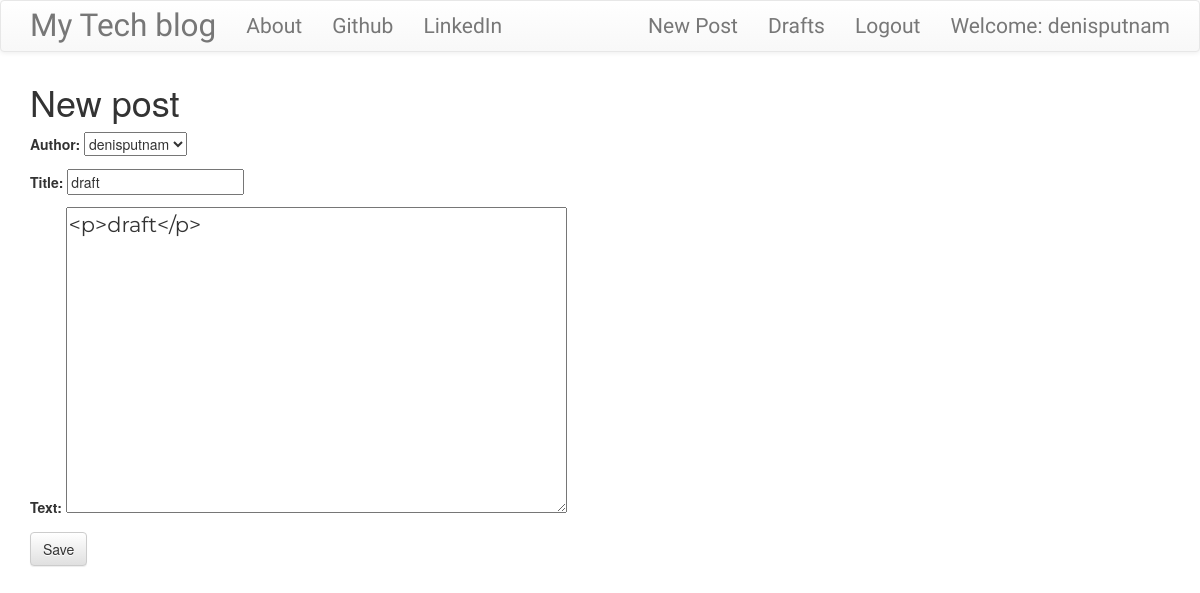
The app's page /post/5/edit/ (signed in) with its own data.
### blog/models.py (models this page shows, shortened)
class Post(models.Model):
    author: models.ForeignKey = models.ForeignKey("auth.User", on_delete=models.CASCADE)
    title: models.CharField = models.CharField(max_length=200)
    text = models.TextField()
    created_date: models.DateTimeField = models.DateTimeField(default=timezone.now)
    published_date = models.DateTimeField(blank=True, null=True)

### blog/views.py (the view)
# urls.py: path('post/<int:pk>/edit/', views.PostUpdateView.as_view(), name='post_edit'),
class PostUpdateView(LoginRequiredMixin, UpdateView):
    login_url = '/login/'
    redirect_field_name = 'blog/post_detail.html'
    form_class = PostForm
    model = Post

### blog/forms.py
class PostForm(forms.ModelForm):
    class Meta:
        model = Post
        fields = (
            "author",
            "title",
            "text",
        )
        widgets = {
            "title": forms.TextInput(attrs={"class": "textinputclass"}),
            "text": forms.Textarea(
                attrs={"class": "editable medium-editor-textarea postcontent"}
            ),
        }

### blog/templates/blog/post_form.html (shortened to what this page needs)
{% extends 'blog/base.html' %}
{% block content %}
    <h1>New post</h1>
    <form method="POST" class="post-form">
    {{form.as_p}}
    <button type="submit" class="save btn btn-default">Save</button>
    </form>
{% endblock %}

### blog/templates/blog/base.html (shortened to what this page needs)
<!DOCTYPE html>
{% load static %}
<html>
    <head>
        <link rel="stylesheet" href="https://maxcdn.bootstrapcdn.com/bootstrap/3.3.7/css/bootstrap.min.css">
        <link rel="stylesheet" href="https://maxcdn.bootstrapcdn.com/bootstrap/3.3.7/css/bootstrap-theme.min.css">
        <link rel="stylesheet" href="//cdn.jsdelivr.net/medium-editor/latest/css/medium-editor.min.css" type="text/css" media="screen" charset="utf-8">
        <link rel="stylesheet" href="{% static 'css/blog.css' %}">
<body class='loader'>
  <nav class="navbar navbar-default techfont custom-navbar">
    <div class="container">
      <ul class="nav navbar-nav">
        <li><a class='navbar-brand bigbrand' href="{% url 'post_list' %}">My Tech blog</a></li>
        <li><a href="{% url 'about'%}">About</a></li>
        <li><a href="https://www.github.com">Github</a></li>
        <li><a href="https://www.linkedin.com">LinkedIn</a></li>
      </ul>
      <ul class="nav navbar-nav navbar-right">
        {% if user.is_authenticated %}
        <li>
          <a href="{% url 'post_new' %}" >New Post</a>
        </li>
        <li>
          <a href="{% url 'post_draft_list' %}">Drafts</a>
        </li>
        <li>
          <a href="#" onclick="logoutUser(); return false;">Logout</a>
        </li>
        <li>
          <a >Welcome: {{ user.username }}</a>
        </li>
          {% else %}
          <li><a class='nav navbar-right' href="{% url 'login' %}" ><span class="glyphicon glyphicon-user"></span></a></li>
        {% endif %}
      </ul>
  </div>
</nav>
        <div class="content container">
            <div class="row">
                <div class="col-md-8">
                  <div class="blog_posts">
                    {% block content %}
                    {% endblock %}
                  </div>
                </div>
            </div>
        </div>
</body>
</html>

### blog/static/css/blog.css (style rules this page uses)
.techfont { font-family: 'Russo One', sans-serif; font-size: 1.5em; margin-bottom: 10px; }
.postcontent { font-family: 'Montserrat'; font-size: 1.5em; }
.bigbrand { font-size: 1.5em; }
.loader { filter:hue-rotate(0deg); color: linear-gradient(45deg,#0f8,#08f); animation:hue 5000ms infinite linear; }

### records on screen
Post: author "denisputnam", title "draft", text "<p>draft</p>"

### other values on screen
{{ user.username }} "denisputnam"
